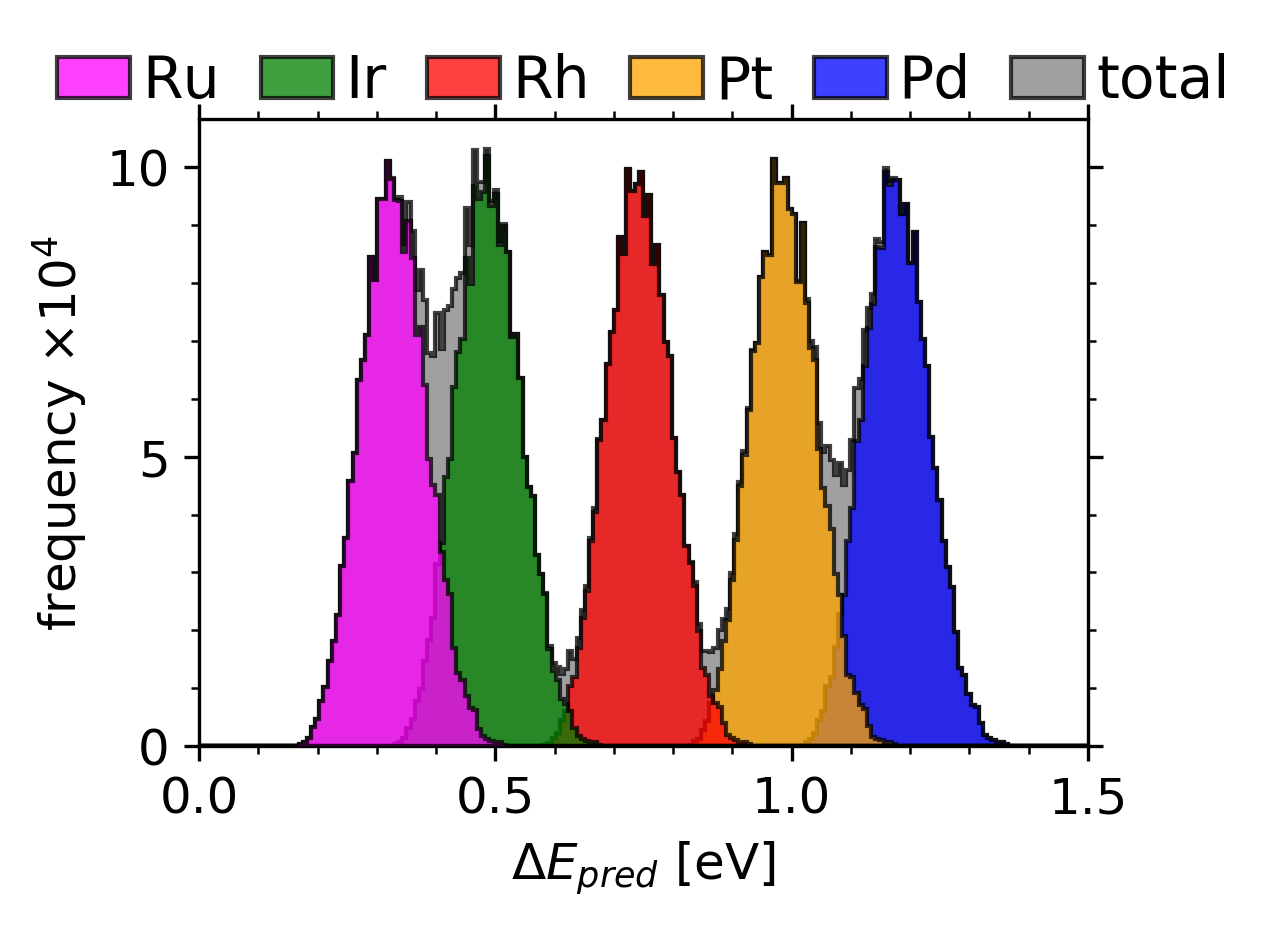

Reproduce this figure in Python.
import matplotlib.pyplot as plt
import numpy as np
import itertools as it
from math import factorial as fact
import sys

# update system path to be able to import the plot function
sys.path.append('../model')

# import plot function
from plot import applyPlotStyle

# number of metals
nMetals = 5

# number of atoms in zones
zoneSizes = (1, 6, 3)

# location and name of csv file
filename = 'OH_all_slabs.csv'

# load data from file
energies = np.loadtxt(filename, dtype='float', delimiter=',', usecols=5)
mults    = np.loadtxt(filename, dtype='int32', delimiter=',', usecols=6)

def prod(ns):
	'return the product of the numbers given'
	'ns		list of floats		numbers to multiply'
	p = 1
	for n in ns:
		p *= n
	return p

def count(config, nMetals=5):
	'return the count list of the configuration given'
	'config		tuple of ints	metal types as integers {0...nMetals-1}'
	'nMetals	int				number of metals'
	
	counts = [0]*nMetals
	for c in config:
		for m in range(nMetals):
			if c == m:
				counts[m] += 1
				
	return tuple(counts)

def no_of_zone_ensembles(zoneSize, nMetals):
	'return number of ensembles for the zone with the given number of atoms'
	return fact(nMetals+zoneSize-1)/(fact(zoneSize)*fact(nMetals-1))	

def ensemble_from_index(idx, nMetals=5, zoneSizes=(1, 6, 3)):
	'return the adsorption ensemble id corresponding to the index idx'
	'idx		int		fingerprint index  e.g. {1...36750}'
	'nMetals	int		number of metals'
	'zoneSizes	tuple	number of atoms in each zone in the fingerprint'	
	
	# number of zones
	nZones = len(zoneSizes)
	
	# number of ensembles for each zone
	nEns = np.zeros(nZones)
	for i, zoneSize in enumerate(zoneSizes):
		nEns[i] = no_of_zone_ensembles(zoneSize, nMetals)
	
	# ids of each zone
	zoneIds = [0]*nZones
	
	# last two zone ids
	zoneIds[-1] = int(idx % nEns[-1])
	zoneIds[-2] = int((idx-zoneIds[-1])/nEns[-1] % nEns[-2])
	
	# the remaining zone ids
	for i in range(nZones-3, -1, -1): # e.g. nZones=5 -> [2, 1, 0], nZones=3 -> [0]
		sumx = sum(zoneIds[j]*prod(nEns[k] for k in range(j+1, nZones)) for j in range(i+1, nZones-1))
		denominator = prod(nEns[j] for j in range(i+1, nZones))
		zoneIds[i] = int((idx-zoneIds[-1]-sumx)/denominator % nEns[i])

	return zoneIds[0]

nEns = no_of_zone_ensembles(zoneSizes[0], nMetals)

# sort according to ensemble ids

# number of data
nData = len(mults)

# data for each adsorption ensemble
nEach = nData/nEns

# make arrays with column for each adsorption ensemble
energiesArray = np.zeros((nEach, nEns), dtype='float')
multsArray = np.zeros((nEach, nEns), dtype='int')

# define counting array
counters = [0]*nEns

for i in range(nData):
	# load fingerprint from index
	ensId = ensemble_from_index(i, nMetals, zoneSizes)
	
	# put the data in appropriate columns and rows in the arrays
	energiesArray[counters[ensId], ensId] = energies[i]
	multsArray[counters[ensId], ensId] = mults[i]
	counters[ensId] += 1

# define figure
fig, ax = plt.subplots(figsize=(4,3))

# specify bin sizes
start, stop, spacing = 0.0, 1.5, 0.007
bins = np.arange(start, stop, spacing)

# define colors of individual metals
metals  = ('Ir', 'Pd', 'Pt', 'Rh', 'Ru')
colors  = ('green', 'blue', 'orange', 'red', 'magenta')
zorders = (4, 1, 2, 3, 5)

# plot individual ensembles
for i in range(nEns):
	# plot enegies in column i in bins multiplied with the fingerprint multiplicities
	plt.hist(energiesArray[:, i], bins, weights=multsArray[:, i],
			 facecolor=colors[i], ec='black', alpha=0.75,
			 histtype='stepfilled', zorder=zorders[i], label=metals[i])

# plot total
plt.hist(energies, bins, weights=mults,
		 facecolor='grey', ec='black', alpha=0.75,
		 histtype='stepfilled', zorder=0, label='total')

# number of samples
nSamples = sum(mults)

# axis ticks and labeling
applyPlotStyle(ax,
			   xlim = [start, stop],
			   labels = [r'$\Delta E_{pred}$ [eV]', r'frequency $\times 10^{4}$'],
			   xticks = [0.5, 0.1],
			   yticks = [5e4, 1e4],
			   tickformat = ['%.1f','%d'],
			   fontsize = 12,
			   ypow4 = True)

# legend style
h, l = ax.get_legend_handles_labels()
handles, labels = (h[4], h[0], h[3], h[2], h[1], h[5]), (l[4], l[0], l[3], l[2], l[1], l[5])
lgd = ax.legend(handles, labels,
				loc='center',
				handlelength=1.25,
				bbox_to_anchor=(0.5, 1.06),
				handletextpad=0.2,
				columnspacing=0.7,
				ncol=6,
				fancybox=False,
				shadow=False,
				prop={'size': 14},
				frameon=False)
plt.tight_layout()

# save image to file
plt.savefig('OH_pred_histogram.png',
			bbox_extra_artists=(lgd, ),
			bbox_inches='tight',
			dpi=300)